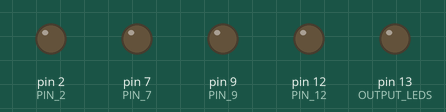
This program was run on a simulated Arduino Pro Mini, built with avr-gcc and run on an emulated ATmega328P. On the bench: output pins drawn as LEDs (lit = HIGH).

Above: at 0.05 s.
At 0.32 s:
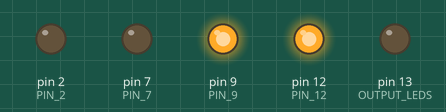
At 1.33 s:
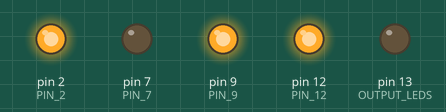
At 2.72 s:
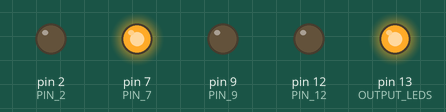
At 2.92 s:
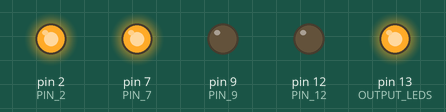
At 3.72 s:
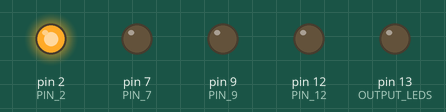
Timing chart, 0 to 4.6 s (numbered marks = the images above):
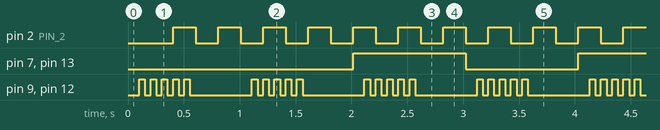

Measured:
- by itself, pin 2 (PIN_2): alternates HIGH for 0.20 s and LOW for 0.20 s
- by itself, pin 7 (PIN_7), pin 13 (OUTPUT_LEDS): alternates HIGH for 1.0 s and LOW for 1.0 s
- by itself, pin 9 (PIN_9), pin 12 (PIN_12): repeats every 1.0 s: 4 × (LOW 0.05 s, HIGH 0.05 s), LOW 0.55 s, HIGH 0.05 s

The program:

main.cpp
```cpp
#include <Arduino.h>
#include "lily.h"

#define NUM_ELEMENTS(x) (sizeof(x)/sizeof(x[0]))
/**
 * Loop:
 *
 * Loop function runs after setup and just keeps going forever and ever and ever and ever.
 * This function delays (waits) at the end to ensure that each function is called 1 time
 * every millisecond.
 */
void loop() {
	//Grab the start time in microseconds
	unsigned long start = micros();
	//Run all the function wrapper classes
	for (unsigned int i = 0; i < NUM_ELEMENTS(OUTPUT_LEDS); i++)
	{
		FUNC_LEDS[i]->run(OUTPUT_LEDS[i]);
	}
	//Calculate the time elapsed and if less than 1ms (1000 microseconds)
	//then wait, otherwise loop immediately
	unsigned long elapsed = (micros() - start);
	if (elapsed < 1000)
	{
		delayMicroseconds(1000 - elapsed);
	}
}

/**
 * Setup:
 *
 * Sets up the Arduino functions needed during the loop. This basically amounts to setting  pin
 * modes.
 */
void setup() {
	//Loop through all pins defined as output (in array OUTPUT_PINS) and set mode to be "OUTPUT"
	for (unsigned int i = 0; i < NUM_ELEMENTS(OUTPUT_LEDS); i++)
	{
		pinMode(OUTPUT_LEDS[i], OUTPUT);
	}

}
#if 0
/**
 * Main function:
 *
 * Some potential boards do not use the arduino compiler so this
 * mimics what the arduino compiler does.
 */
int main(int argc, char** argv) {
    setup();
    while(1) {
        loop();
    }
}
#endif
```

functions.cpp
```cpp
/*
 * functions.cpp:
 *
 * This file defines the functions used to blink each LED.  It defines the code
 * which blink various LEDs.
 *
 * Each function is called every millisecond, and thus for each millisecond the
 * function determines if the LED is on or off. Think animation where each frame
 * is a millisecond long. Here each LED step (or frame) is 1-millisecond long.
 *
 * These functions are various implementations of the "run" function of the
 * LedFunction class.  Which is a functor, or class wrapping a function that
 * can vary in subclasses. This allows a class tree to perform different functions
 * but still look like a class tree.
 *
 *  Created on: Jan 26, 2019
 *      Author: lestarch
 */
#include <Arduino.h>
#include "lily.h"
/**
 * Intensity:
 *
 * This function is called 1 time every millisecond. It is part of the 1MS "rate group". In this
 * function, the count is used as an intensity. We use analogWrite to do a PWM signal which
 * dims the LED
 */
void Intensity :: run(int pin) {
	analogWrite(pin, (1024 - m_count) >> 2); //Reversed to start low and grow in intensity;
	m_count -= 1;
	//Wrap count back to the begining if the count expires
	if (m_count == 0) {
		m_count = 1024;
	}
}
/**
 * Blink Fast:
 *
 * This function is called 1 time every millisecond. It is part of the 1MS "rate group". In this
 * function, when the count expires the LED will switch state (ON -> OFF; OFF -> ON). This means a
 * small count will blink fast.
 */
void BlinkFast :: run(int pin) {
	//If the 200 ms count expires, toggle the
	if (m_count == 0) {
		//Toggle state
		m_state = !m_state;
		digitalWrite(pin, m_state);
		m_count = 200;
	}
	m_count -= 1;
}
/**
 * Blink Slow:
 *
 * This function is called 1 time every millisecond. It is part of the 1MS "rate group". In this
 * function, when the count expires the LED will switch state (ON -> OFF; OFF -> ON). This means a
 * large count will blink slow.
 */
void BlinkSlow :: run(int pin) {
	//If the 1000 ms count expires, toggle the
	if (m_count == 0) {
		//Toggle state
		m_state = !m_state;
		digitalWrite(pin, m_state);
		m_count = 1000;
	}
	m_count -= 1;
}
/**
 * Blink Burst:
 *
 * This function is called 1 time every millisecond. It is part of the 1MS "rate group". In this
 * function, there are 2 counters. One causes the LED to blink very fast, and the other stops these
 * "bursts" for a number of cycles.
 */
void BlinkBurst :: run(int pin) {
	//If the 10 ms count expires, blink the led unless long count is too low
	if (m_count == 0) {
		//Toggle state
		m_state = !m_state;
		digitalWrite(pin, m_state && (m_long_count > m_off_time));
		m_count = 50;
	}
	//Loop long count
	if (m_long_count == 0) {
		m_long_count = 1000;
	}
	m_long_count -= 1;
	m_count -= 1;
}

/**
 * Constructors and Destructors for every class. These setup and tear down the
 * classes, setup member variables etc. They are needed for the code to work
 * but shouldn't need to be changed.
 */
Intensity :: Intensity() {
	//Member variables will persist across function calls
	m_count = 1024; //Roughly a 1S dimming, but a multiple of 256
}
BlinkFast::BlinkFast() {
	//Member variables will persist across function calls
	m_count = 200;
	m_state = HIGH;
}

BlinkSlow :: BlinkSlow() {
	//Member variables will persist across function calls
	m_count = 1000;
	m_state = HIGH;
}
BlinkBurst :: BlinkBurst() {
	m_count = 50; //50ms blink
	m_long_count = 1000; //1000ms envelope
	m_off_time = 400; //For 400ms, remain off
	m_state = HIGH;
}
//Destructors, no custom work needed
LedFunction :: ~LedFunction() {};
Intensity :: ~Intensity() {};
BlinkSlow :: ~BlinkSlow() {};
BlinkFast :: ~BlinkFast() {};
BlinkBurst :: ~BlinkBurst() {};
```

ledmap.cpp
```cpp
/*
 * ledmap.cpp:
 *
 * This file assigns which functor (from functions.cpp) is run on each LED.
 * Here we have two parallel arrays. One lists the pins in-order, and the
 * other sets the functors which run on those pins (in the same order).
 *
 *  Created on: Jan 26, 2019
 *      Author: lestarch
 */
#include <lily.h>

//Order of LEDs
int OUTPUT_LEDS[PIN_COUNT] = {PIN_2, PIN_12, PIN_7, PIN_9, HEALTH};

//Order of functions (same as above).
//CHANGE ME: to assign different behavior to the above pins.
LedFunction* FUNC_LEDS[PIN_COUNT] = {new BlinkFast(), new BlinkBurst(), new BlinkSlow(), new BlinkBurst(), new BlinkSlow()};
```

lily.h
```cpp
/*
 * lily.h
 *
 * Pins and header definitions specifically for the lilypad version of the microcontroller.
 *
 *  Created on: Oct 26, 2018
 *      Author: starchmd
 */

#ifndef SRC_LILY_H_
#define SRC_LILY_H_
/*
 * This file defines the functors used to blink each LED.  It defines the code
 * which blink various LEDs.
 *
 * Each functor is called every millisecond, and thus for each millisecond the
 * functor determines if the LED is on or off. Think animation where each frame
 * is a millisecond long. Here each LED step (or frame) is 1-millisecond long.
 *
 * What is a functor? A functor is a class that wraps a named function.  This
 * allows us to treat functions like data, and store them in arrays etc.
 *
 * Here each class defines a "run" function, and that "run" function is called
 * to perform the action.  The "run" functions are the do different things but
 * are treated the same.  Thus we can get different behavior, but loop over the
 * functions.
 *
 *  Created on: Jan 26, 2019
 *      Author: lestarch
 */
#include <Arduino.h>

#define PIN_COUNT 5

// Pin assignments. For the shirts we use, pins 2, 12, 7, 9 as LED pins.
#define PIN_2 2
#define PIN_12 12
#define PIN_7 7
#define PIN_9 9
#define HEALTH 13

class LedFunction;

//An array to hold the LEDs
extern int OUTPUT_LEDS[PIN_COUNT];
//An array to hold the functions on those LEDs
extern LedFunction* FUNC_LEDS[PIN_COUNT];

/**
 * LedFunction:
 *
 * A base class. Shows what the custom functors below should look like.
 *
 * Specifically, they must override "virtual void run(int pin);"
 */
class LedFunction {
	//
	public:
		virtual void run(int pin);
		virtual ~LedFunction();
};

/**
 * Intensity:
 *
 * This function is called 1 time every millisecond. It is part of the 1MS "rate group". In this
 * function, the count is used as an intensity. We use analogWrite to do a PWM signal which
 * dims the LED
 */
class Intensity : public LedFunction {
	public:
		Intensity();
		void run(int pin);
		virtual ~Intensity();
	private:
		int m_count;
};
/**
 * Blink Fast:
 *
 * This function is called 1 time every millisecond. It is part of the 1MS "rate group". In this
 * function, when the count expires the LED will switch state (ON -> OFF; OFF -> ON). This means a
 * small count will blink fast.
 */
class BlinkFast : public LedFunction {
	public:
		BlinkFast();
		void run(int pin);
		virtual ~BlinkFast();
	private:
		//Static variables will persist across function calls
		int m_count;
		int m_state;
};

/**
 * Blink Slow:
 *
 * This function is called 1 time every millisecond. It is part of the 1MS "rate group". In this
 * function, when the count expires the LED will switch state (ON -> OFF; OFF -> ON). This means a
 * large count will blink slow.
 */
class BlinkSlow : public LedFunction {
	public:
		BlinkSlow();
		void run(int pin);
		virtual ~BlinkSlow();
	private:
		//Static variables will persist across function calls
		int m_count;
		int m_state;
};
/**
 * Blink Burst:
 *
 * This function is called 1 time every millisecond. It is part of the 1MS "rate group". In this
 * function, there are 2 counters. One causes the LED to blink very fast, and the other stops these
 * "bursts" for a number of cycles.
 */
class BlinkBurst : public LedFunction {
	public:
		BlinkBurst();
    	void run(int pin);
    	virtual ~BlinkBurst();
	private:
    	int m_count; //50ms blink
    	int m_long_count; //1000ms envelope
    	int m_off_time; //For 400ms, remain off
    	int m_state;
};


#endif /* SRC_LILY_H_ */
```
